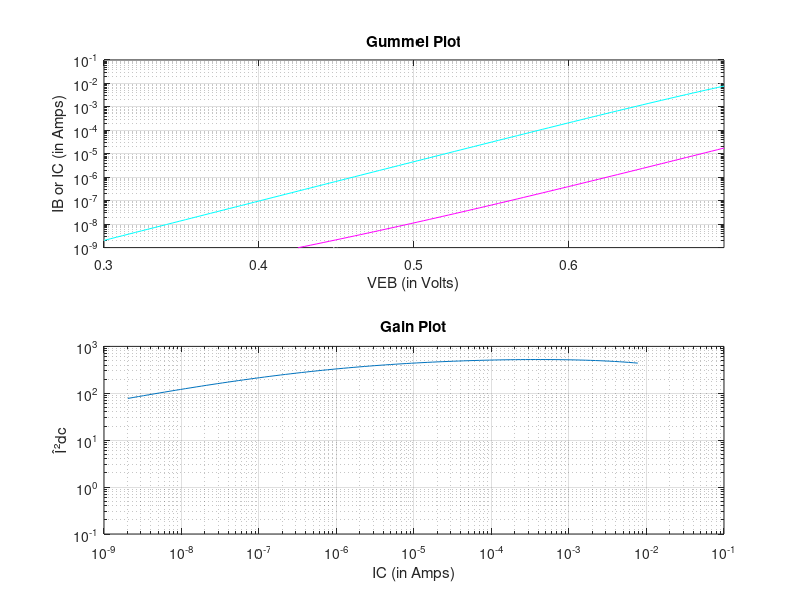

The MATLAB script that drew this image:
%Problem 4:
clc;
clear;
close;
%Defining Constants 
k=8.617e-5;
T=300;
kT=k*T;
WB=2.0e-4;
A=1e-4;
NE=1.0e18; 
NB=1.0e16; 
NC=1.0e15;
DE=6.81; 
DB=11.3; 
DC=34.8;
LE=8.25e-4; 
LB=3.36e-3; 
LC=5.9e-3; 
VCB=-5;
q=1.6e-19;
n2=1.5;
I02=1.0e-14;
VHi=0.75;
IF0=9.149e-15;
IR0=1.857e-14;
aF=0.9968;
aR=0.4910;
 
%IB and IC Calculations
VEB=linspace(0.3,0.7);
IBideal=IF0.*(1-aF).*(exp(VEB./kT)-1);
IRG=I02.*(exp(VEB/(n2*kT))-1);
IB=IBideal+IRG;
ICideal=aF.*IR0.*(exp(VEB./kT)-1);
IC=ICideal./(1+exp((VEB-VHi)./(2*kT)));
Beta=IC./IB;
 
%Plot
%Gummel Plot
subplot(2,1,1)
semilogy(VEB,IBideal,':w',VEB,ICideal,':w');
axis([.3,.7,1.0e-9,1.0e-1]);
hold on
semilogy(VEB,IB,'-m',VEB,IC,'-c');
grid;
xlabel('VEB (in Volts)');
ylabel('IB or IC (in Amps)');
title('Gummel Plot');
hold off;
 
%Gain Plot
subplot(2,1,2)
loglog(IC,Beta);
axis([1.0e-9,1.0e-1,1.0e-1,1.0e3]);
grid;
xlabel('IC (in Amps)');
ylabel('Î²dc');
title('Gain Plot');
